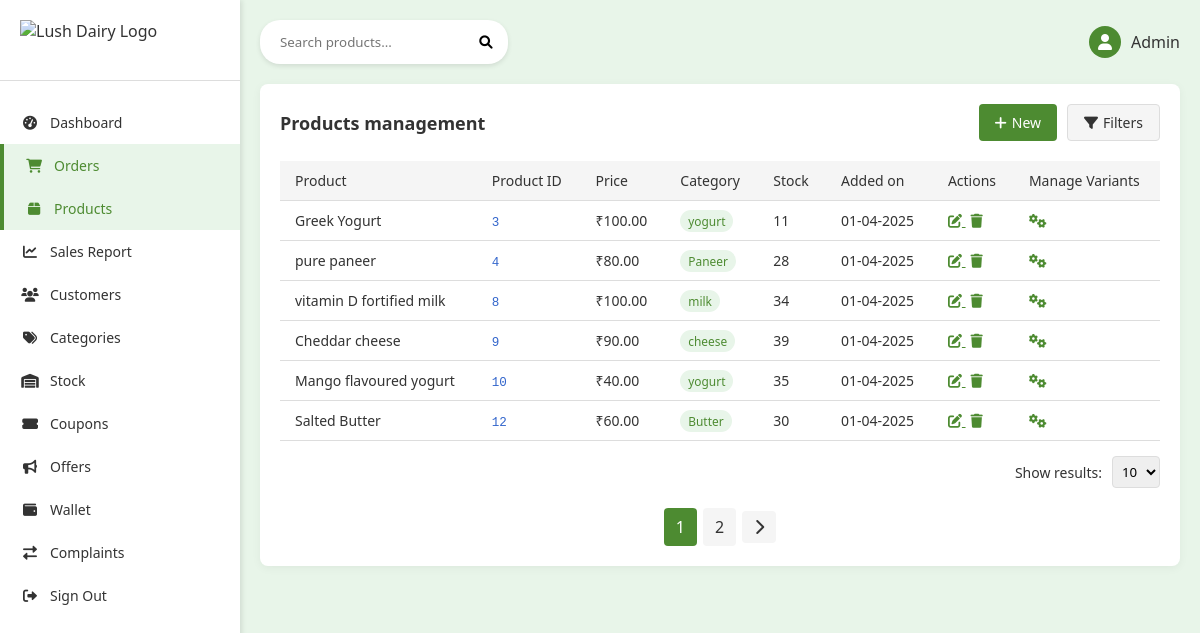
Page /accounts/products/ on the earlier database version.
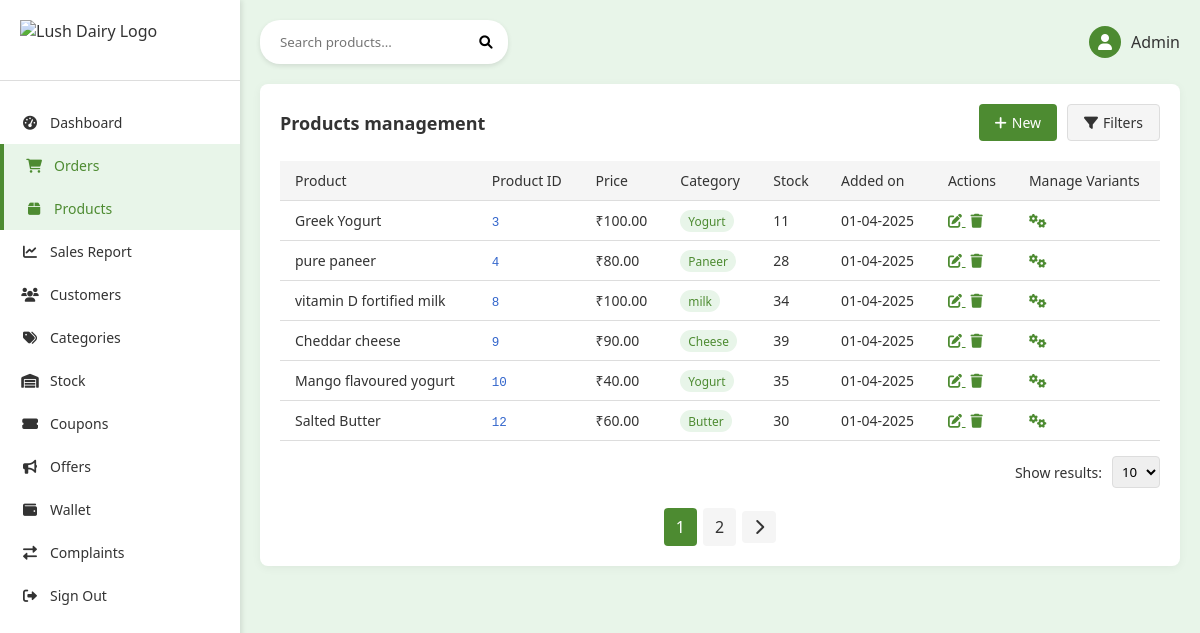
Same page on the later database version.
### accounts/models.py (models this page shows, shortened)
class Product(models.Model):
    name = models.CharField(max_length=255, default="Unnamed Product")
    price = models.DecimalField(max_digits=10, decimal_places=2, default=0.00)
    description = models.TextField(blank=True, default="No description available.")
    composition = models.TextField(blank=True, default="No description available.")
    category = models.ForeignKey(
        Category, on_delete=models.CASCADE, default=1, related_name="products"
    )
    discounted_price = models.DecimalField(
        max_digits=10, decimal_places=2, default=0.00
    )
    is_deleted = models.BooleanField(default=False)
    is_blocked = models.BooleanField(default=False)
    is_listed = models.BooleanField(default=True)
    average_rating = models.FloatField(default=0.0)
    specs = models.TextField(blank=True)
    created_at = models.DateTimeField(default=timezone.now)
    main_image = models.ImageField(
        upload_to="products/", blank=True, null=True, default="default.jpeg"
    )
    images = models.ImageField(upload_to="product_images/", blank=True, null=True)
    @property
    def stock(self):
        return self.variants.aggregate(total=models.Sum("stock"))["total"] or 0

class Category(models.Model):
    STATUS_CHOICES = (
        ("active", "Active"),
        ("inactive", "Inactive"),
    )
    name = models.CharField(max_length=100, unique=True)
    created_at = models.DateTimeField(default=timezone.now)
    is_deleted = models.BooleanField(default=False)
    number_of_products = models.PositiveIntegerField(default=0)
    status = models.CharField(max_length=10, choices=STATUS_CHOICES, default="active")
    discount_percentage = models.DecimalField(
        max_digits=5, decimal_places=2, default=0.00
    )
    offer_text = models.CharField(max_length=255, blank=True, null=True)
    is_available = models.BooleanField(default=True)
    is_blocked = models.BooleanField(default=False)
    image = models.ImageField(upload_to="categories/", blank=True, null=True)
    objects = CategoryManager()
    all_objects = models.Manager()
    def __str__(self):
        return self.name

### accounts/views.py (the view)
# urls.py: path("accounts/products/", views.product_list, name="product_list"),
def product_list(request):
    query = request.GET.get("q")
    products = Product.objects.filter(is_deleted=False)
    if query:
        products = products.filter(
            Q(name__icontains=query) | Q(description__icontains=query)
        )
    paginator = Paginator(products, 6)
    page_number = request.GET.get("page")
    page_obj = paginator.get_page(page_number)
    context = {
        "page_obj": page_obj,
        "query": query,
    }
    return render(request, "admin_panel/product_list.html", context)

### templates/admin_panel/product_list.html (shortened to what the changed rows need)
{% extends 'admin_panel/base.html' %}
{% load static %}
{% block content %}
    <!DOCTYPE html>
    <html lang="en">
        <head>
            <link href="https://cdnjs.cloudflare.com/ajax/libs/font-awesome/6.0.0-beta3/css/all.min.css"
                  rel="stylesheet">
        </head>
        <body>
            <div class="container">
                <div class="main-content">
                    <div class="products-section">
                        <div class="section-header">
                            <h2 class="section-title">Products management</h2>
                        </div>
                        {% if page_obj %}
                            <table class="products-table">
                                <thead>
                                    <tr>
                                        <th>Product</th>
                                        <th>Product ID</th>
                                        <th>Price</th>
                                        <th>Category</th>
                                        <th>Stock</th>
                                        <th>Added on</th>
                                        <th>Actions</th>
                                        <th>Manage Variants</th>
                                    </tr>
                                </thead>
                                <tbody>
                                    {% for product in page_obj %}
                                        <tr>
                                            <td>{{ product.name }}</td>
                                            <td>
                                                <span class="product-id">{{ product.id }}</span>
                                            </td>
                                            <td>₹{{ product.price }}</td>
                                            <td>
                                                <span class="category-tag">{{ product.category }}</span>
                                            </td>
                                            <td>{{ product.stock|default:"0" }}</td>
                                            <td>{{ product.added_on|date:"d-m-Y"|default:"01-04-2025" }}</td>
                                            <td>
                                                <a href="{% url 'admin_panel:edit_product' product.id %}"
                                                   class="action-btn">
                                                    <i class="fas fa-edit"></i>
                                                </a>
                                                <a href="{% url 'admin_panel:delete_product' product.id %}"
                                                   onclick="return confirm('Are you sure you want to delete this product?')"
                                                   class="action-btn">
                                                    <i class="fas fa-trash"></i>
                                                </a>
                                            </td>
                                            <td>
                                                <a href="{% url 'admin_panel:manage_variants' product.id %}"
                                                   class="action-btn"
                                                   title="Manage Variants">
                                                    <i class="fas fa-cogs"></i>
                                                </a>
                                            </td>
                                        </tr>
                                    {% endfor %}
                                </tbody>
                            </table>
                        {% else %}
                            <div class="empty-state">
                                <p>No products available.</p>
                                <a href="{% url 'admin_panel:add_product' %}" class="btn btn-primary">Add your first product</a>
                            </div>
                        {% endif %}
                    </div>
                </div>
            </div>
        </body>
    </html>
{% endblock %}

Differences in the rows shown:
changed through a linked row, Product "Greek Yogurt": category "yogurt" → "Yogurt"
changed through a linked row, Product "Cheddar cheese": category "cheese" → "Cheese"
changed through a linked row, Product "Mango flavoured yogurt": category "yogurt" → "Yogurt"
